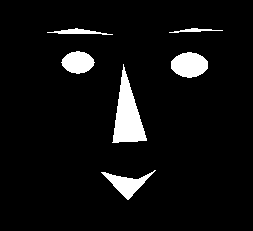
//> input picture mp1-regions/face.bmp, 253 x 231 px
$ ./regions   (built with g++ and OpenCV 4)
//> lines starting //> are read from the running program, lines starting //| are printed output that depends on the picture; after the words box and inside, x2 and y2 are one past the last pixel; in counts of white or black regions, pixels touching at a corner belong together
//compile code -> g++ regions.cpp -o regions.e `pkg-config --cflags --libs opencv`

#include <opencv2/core/core.hpp>
#include <opencv2/highgui/highgui.hpp>
#include <stdio.h>

using namespace cv;

int main()
{
  int count_white = 0;

    //read the image
    Mat image= imread("face.bmp");
//> image is the input picture: 231 rows x 253 cols, CV_8UC3; 6.1% white; 6 white regions, box (x1, y1, x2, y2) and area: (112, 64, 147, 143) 1377, (171, 52, 208, 78) 730, (101, 170, 156, 200) 579, (61, 51, 95, 74) 558, (47, 28, 113, 35) 204, (169, 28, 223, 33) 114
    Mat imageInv = imread("face.bmp");//create second image (same size) for coloured regions

    namedWindow("Image");
    imshow("Image", image);

    //************E_TABLE*******************
    /*This serves as a table to record the region of each pixel. It is initialised here to equal zero for all pixels*/
    int pixelsRegion[image.rows][image.cols];
    for( int y = 0; y < image.rows; y++ ) {
      for( int x = 0; x < image.cols; x++ ) {
	pixelsRegion[y][x]=0;
      }
    }
    //**************************************

    int regionCount = 0;
    char up = 0, left = 0;
    for (int recursion = 0; recursion<image.cols; recursion++){
    regionCount =0;
    count_white= 0;
      for( int y = 0; y < image.rows; y++ ) {
	for( int x = 0; x < image.cols; x++ ) {

	  if ( image.at<Vec3b>(y,x) == Vec3b(255,255,255) ) {//if pixel is white
	    count_white++;//counting the total number of white pixels

	    //*****CHECKING ABOVE AND LEFT OF PIXEL****************
	    try{
	    if (pixelsRegion[y-1][x]>0){//if pixel above is already part of a region
	      up = 1;
	    }
	    if (pixelsRegion[y][x-1]>0){//if pixel left is already part of a region
	      left = 1;
	    }
	    }
	    catch(int e){
	      printf("Boundary Conditions");
	    }
	    //*****************************************************

	    //********ACTIONS IN DIFFERENT CASES**************
	    if (up == 0 && left == 0){
	      regionCount++;
	      pixelsRegion[y][x]=regionCount;
	    }
	    if (up==1){
	      pixelsRegion[y][x]=pixelsRegion[y-1][x];
	    }
	    if (left==1){
	      pixelsRegion[y][x]=pixelsRegion[y][x-1];
	    }
	    if (up==1 && left ==1){
	      pixelsRegion[y][x]=pixelsRegion[y-1][x];
	      pixelsRegion[y][x-1]=pixelsRegion[y-1][x];
	    }
	    //---------------CORRECTING THE E_TABLE WITH UPDATES------------------
	    if(pixelsRegion[y+1][x]>0&&pixelsRegion[y+1][x]!=pixelsRegion[y][x]){pixelsRegion[y][x]=pixelsRegion[y+1][x];}
	    if(pixelsRegion[y][x+1]>0&&pixelsRegion[y][x+1]!=pixelsRegion[y][x]){pixelsRegion[y][x]=pixelsRegion[y][x+1];}
	    //--------------------------------------------------------------------
	    //*****************************************************
	   }
	  up=0;//reset check variables
	  left=0;//reset check variable
	}
      }
    }
//> after the loop, regionCount = 52; count_white = 3562; up = 0; left = 0


    //********SETTING COLOURS OF DIFFERENT REGIONS************
    for( int y = 0; y < image.rows; y++ ) {
      for( int x = 0; x < image.cols; x++ ) {
    	if(pixelsRegion[y][x]>0){
    	  int b=((pixelsRegion[y][x]*222)),g=((pixelsRegion[y][x]*22)),r((pixelsRegion[y][x]*100));
    	    imageInv.at<Vec3b>(y,x) = Vec3b(b,g,r);
    	}
      }
    }
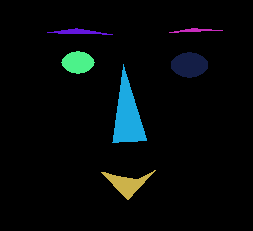
//> imageInv: 231 rows x 253 cols, CV_8UC3; 6.09% of pixels changed, all inside (x1, y1, x2, y2) = (47, 28, 223, 200)
    //********************************************************

    namedWindow("Region Coloured");
    imshow("Region Coloured", imageInv);
    imwrite("Face Region Coloured.bmp", imageInv);

    while (true){//stay open till any key is pressed
      if(waitKey()>0){break;}
//> the Esc key is pressed
    }

  printf ("White pixels =  %d\n",count_white);
//| White pixels =  3562
  printf ("%d-rows, %d-columns\n", image.rows, image.cols);
//| 231-rows, 253-columns

  return 0;
}
